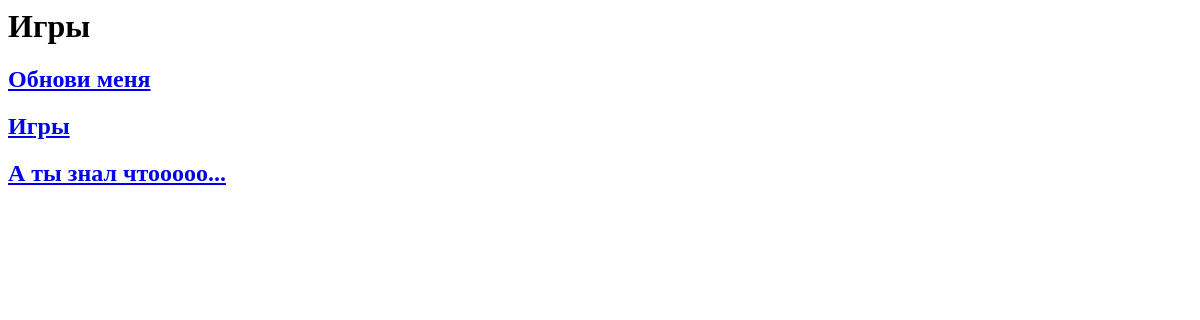
The page /platform/games/ on the database as committed earlier.
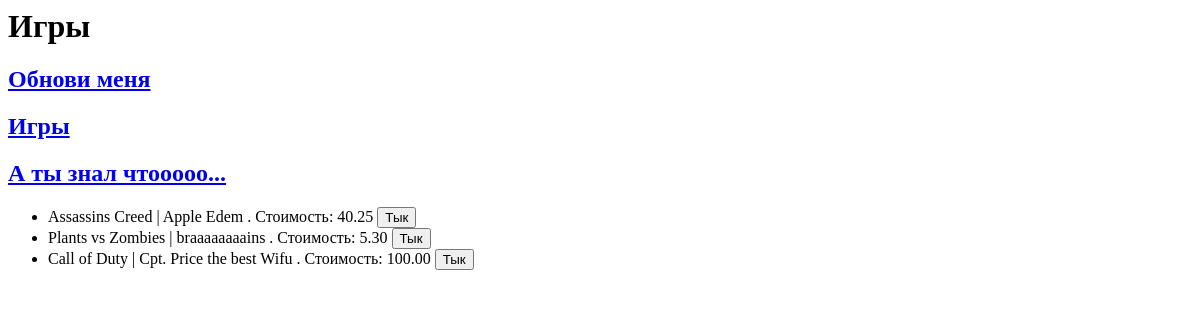
The same page on the database as committed later.
### task1/models.py (models this page shows, shortened)
class Game(models.Model):
    title = models.CharField(max_length=100)
    cost = models.DecimalField(max_digits=10, decimal_places=2)
    size = models.DecimalField(max_digits=10, decimal_places=2)
    description = models.TextField(default=None)
    age_limited = models.BooleanField(default=False)
    buyer = models.ManyToManyField(Buyer, related_name='game')

### task1/views.py (the view)
# urls.py: path('platform/games/', games_page)
def games_page(request):
    title = 'Игры игрульки'
    page = "Игры"
    context = {
        'title': title,
        'page': page,
        'games': Game.objects.all()
    }
    return render(request, 'games.html', context)

### templates/games.html (shortened to what this page needs)
{% extends 'menu.html' %}
{% block pagename %}
    {{ block.super }}
{% endblock %}
{% block menu %}
    {{ block.super }}
{% endblock %}
{% block content %}
    {{ block.super }}
{% endblock %}

### templates/menu.html (shortened to what this page needs)
<html lang="en">
<head>
</head>
</html>
<body>
    <header>
        {% block pagename %}
        <h1> {{ page }} </h1>
        {% endblock %}
    </header>
    <nav>
        {% block menu %}
        <p>
            <a href="http://127.0.0.1:8000/platform/"><h2> Обнови меня </h2></a>
        </p>
        <p>
            <a href="http://127.0.0.1:8000/platform/games/"><h2> Игры </h2></a>
        </p>
        <p>
            <a href="http://127.0.0.1:8000/platform/card/"><h2> А ты знал чтооооо... </h2></a>
        </p>
        {% endblock %}
    </nav>
    <main>
        {% block content %}
        <ul>
            {% for game in games %}
            <li> {{ game.title }} | {{ game.description }} . Стоимость: {{ game.cost }} <button> Тык </button></li>
            {% endfor %}
        </ul>
        {% endblock %}
    </main>
</body>

Rows that differ between the two databases and show on the page:
added Game: title "Assassins Creed", description "Apple Edem", cost "40.25"
added Game: title "Plants vs Zombies", description "braaaaaaaains", cost "5.30"
added Game: title "Call of Duty", description "Cpt. Price the best Wifu", cost "100.00"
